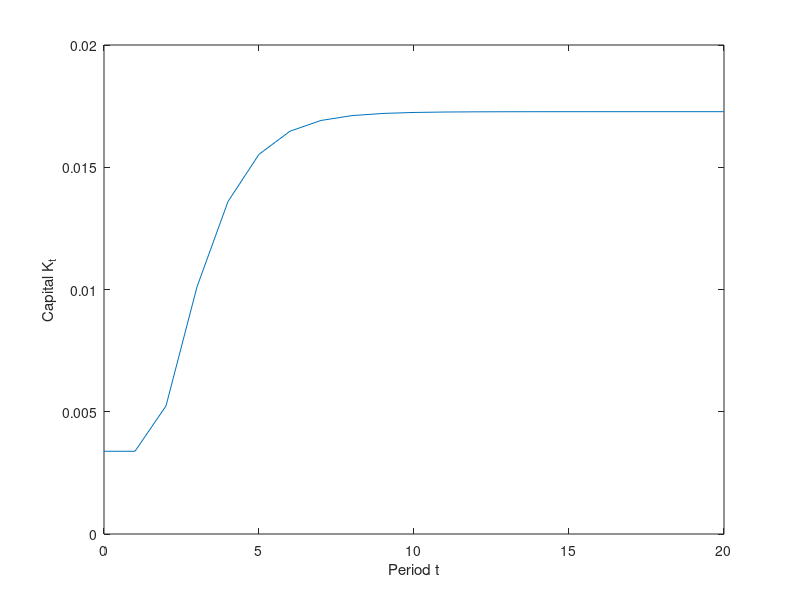
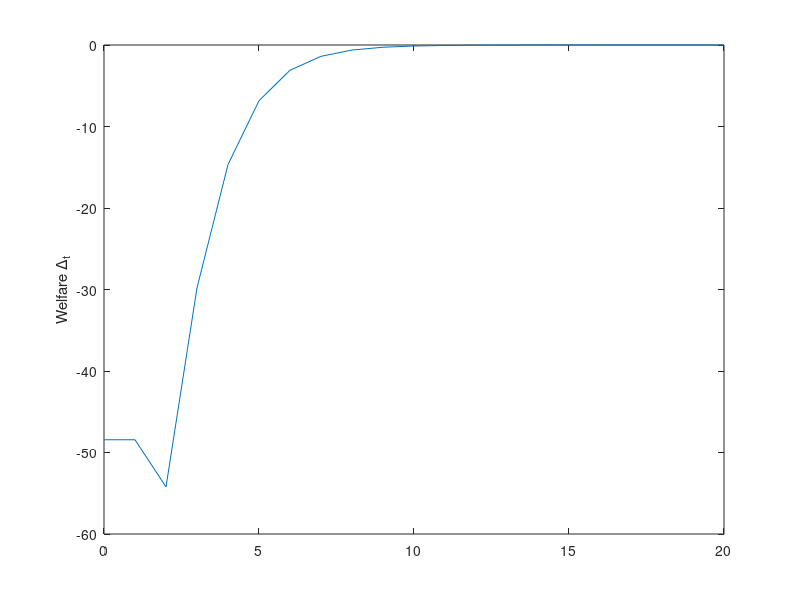

MATLAB code to generate these figures, in order:
function problem_P6_1();
% 
%	Chapter 6.3.2 PAYG System
%   Author: Burkhard Heer
%   Last Change: June 5, 2019
%
%   Sensitivity Analysis: Computes the case for an intertemporal elasticity
%                           of substitution IES=0.5
%   Exercise, see youtube video tutorial
%


clc;
close all;

%
% Step 1: Parameterization 
%

ls=0.3;			% labor supply
alpha=0.36;		% production elasticity of capital
beta0=0.40;		% discount factor 
n=0.1;			% population growth rate
nt=20;          % number of transition periods
sigma0 = 2.0;   % coefficient of relative risk aversion
% disutility parameters: see Example 2
nu0=257.15;
nu1=0.3;
delta=0.5;
%
% Step 2:   Computaion of the steady state for the
%           case 1: no pension
%
tau=0;

par.ls = ls;
par.alpha = alpha;
par.beta0 = beta0;
par.n = n;
par.nu0 = nu0
par.nu1 = nu1;
par.tau = tau;
par.nt = nt;
par.sigma0 = sigma0;
par.delta=delta;


% compute a grid for the solution for various k
% eq. (6.19)
kmin=0.001;
kmax=5.0;
nk=1000;
k=linspace(kmin,kmax,nk);
yk=zeros(nk,1);

for i=1:1:nk
    par.i = i;
	yk(i)=ksteady(k(i),par);
	i
    yk(i)
end

clc;
yk = abs(yk);
% minimum of yk as starting value
[M, I] = min(yk)

kinitial = k(I);
kss = fsolve(@(x)ksteady(x,par),kinitial);

disp('ksteady(kss,par) ');
ksteady(kss,par)
kss
yss=kss^(alpha)*ls^(1-alpha)

rss = interest(kss,ls,par);
wss = wage(kss,ls,par);
c1ss = ( (1-tau)+ (1+n)/(1+rss)*tau) *wss*ls / ( 1 +beta0^(1/sigma0) * (1+rss)^(1/sigma0-1)  ) ;
c2ss=beta0^(1/sigma0)*c1ss*(1+rss)^(1/sigma0);
utilss=util(c1ss,c2ss,ls,par)


%
% Step 3:   Computaion of the steady state for the
%           case 2: PAYG pension 
% 
tau=0.3;
par.tau = tau;

for i=1:1:nk
    par.i = i;
	yk(i)=ksteady(k(i),par);
	i
    yk(i)
end

clc;
yk = abs(yk);
% minimum of yk as starting value
[M, I] = min(yk)

kinitial = k(I);
kssd = fsolve(@(x)ksteady(x,par),kinitial);

pause;

disp('ksteady(kssd,par) ');
ksteady(kssd,par)
kssd
yssd=kssd^(alpha)*ls^(1-alpha)

rssd = interest(kssd,ls,par);
wssd = wage(kssd,ls,par);
c1ssd = ( (1-tau)+ (1+n)/(1+rssd)*tau) *wssd*ls / ( 1 +beta0^(1/sigma0) * (1+rssd)^(1/sigma0-1)  ) ;
c2ssd = beta0^(1/sigma0)*c1ssd*(1+rssd)^(1/sigma0);
utilssd=util(c1ssd,c2ssd,ls,par);


if sigma0==1
    cec=exp( (utilssd-utilss)/(1+beta0) )-1
else
    cec=(utilssd-utilss)/( c1ss^(1-sigma0)/(1-sigma0) + beta0 * c2ss^(1-sigma0)/(1-sigma0) );
    cec=cec+1;    
    cec = cec^(1/(1-sigma0))-1
end
pause;

%
% Step 4:
% computation of the dynamics
%
kt=zeros(nt+1,1);
utilt=kt;
periods=linspace(0,nt,21);
kt(1)=kssd;
utilt(1)=utilssd;
cect=zeros(nt+1,1);

cec=(utilssd-utilss)/( c1ss^(1-sigma0)/(1-sigma0) + beta0 * c2ss^(1-sigma0)/(1-sigma0) );
cec=cec+1;    
cec = cec^(1/(1-sigma0))-1;
cect(1)=cec;


tau0=0.3;
par.tau0 = tau0;    % social security rate in period t
tau1=0.3;           % social security rate in period t+1
par.tau1 = tau1;
for i=1:1:nt
    if i==2 
        tau1=0; % first generation still has to pay contributions for pension of the old
                % but will not receive a pension itself
        par.tau1 = tau1;
    elseif i==3
        tau0=0;     % generation born in period t=2 (corresponding to i=3) is the first generation
                    % that does not pay social security contributions
        par.tau0=tau0;
    end	 
	k0=kt(i);
    par.k0 = k0;
    k1 = fsolve(@(x)kdyn(x,par),k0); 
	d0 = tau0*wage(k0,ls,par)*ls;   % social security contribution in period t=i-1
    d1 = tau1*wage(k1,ls,par)*ls;   % social security contribution in period t+1 = i
    
    c1 = (1-tau0)*wage(k0,ls,par) *ls+ (1+n)*d1/(1+interest(k1,ls,par));
    c1 = c1 / (1 + beta0^(1/sigma0)*(1+interest(k1,ls,par))^(1/sigma0-1));
        
	c2=beta0^(1/sigma0)*c1*(1+interest(k1,ls,par))^(1/sigma0);
    
    
	utilt(i+1) = util(c1,c2,ls,par);
    
    cec=(util(c1,c2,ls,par)-utilss)/( c1ss^(1-sigma0)/(1-sigma0) + beta0 * c2ss^(1-sigma0)/(1-sigma0) );
    cec=cec+1;    
    cec = cec^(1/(1-sigma0))-1;
    
	cect(i+1) = cec;
    kt(i+1)=k1;
end

clc;


save Ch6_social_security_IES05;

figure
plot(periods,kt);
xlabel('Period t');
ylabel('Capital K_t');
pause;

figure
plot(periods,cect*100);
ylabel('Welfare \Delta_t');

end

%%%%%%%%%%%%%%%%%%%%%%%%%%%%%%%%%%%%%%%%%%%%%%%%%%%%%%%%%%%%%%%%%%%%%%%%%%%
%% AUXILIARY FUNCTIONS
%%%%%%%%%%%%%%%%%%%%%%%%%%%%%%%%%%%%%%%%%%%%%%%%%%%%%%%%%%%%%%%%%%%%%%%%%%%



%% interest rate 
function [y] = interest(k,l,par)
    alpha = par.alpha;
	y=alpha*k^(alpha-1)*l^(1-alpha)-par.delta;
end

%% wage 
function [w] = wage(k,l,par)
    alpha = par.alpha;
	w=(1-alpha)*k^alpha*l^(-alpha);
end


% procedure that computes k_t+1 given k_t*/
% input: k1 - next period capital stock 
% output: the value of the equilibrium condition
function [y] =  kdyn(x,par)
    beta0 = par.beta0;
	n = par.n;
    ls = par.ls;
    tau0 = par.tau0;
    tau1 = par.tau1;     
    sigma0 = par.sigma0;
    k1 = x;
    k0 = par.k0;
    w0=wage(k0,ls,par);
    r1=interest(k1,ls,par);
	d1=tau1*wage(k1,ls,par)*ls;
	y=k1*(1+n)-(1-tau0)*w0*ls*beta0^(1/sigma0)*(1+r1)^(1/sigma0-1)/(1+beta0^(1/sigma0)*(1+r1)^(1/sigma0-1));
    y = y + (1+n)*d1 / (1+r1+beta0^(1/sigma0)*(1+r1)^(1/sigma0) );
    
end

%% ksteady: eq. (6.19) 
function [y] = ksteady(k0,par)
    
    tau = par.tau;
    ls = par.ls;
    i = par.i;
    n = par.n;
    beta0 = par.beta0;
    sigma0 = par.sigma0;
    
	w=wage(k0,ls,par);
	r=interest(k0,ls,par);
	
	y=k0*(1+n)-(1-tau)*w*ls*beta0^(1/sigma0)*(1+r)^(1/sigma0-1)/ ( 1+ beta0^(1/sigma0)*(1+r)^(1/sigma0-1));
	y = y + (1+n)*tau*w*ls/ (1+ r+beta0^(1/sigma0)*(1+r)^(1/sigma0) );
    
end

%% util: lifetime utility 
function[y] = util(c1,c2,l1,par)
	sigma0 = par.sigma0;
    beta0 = par.beta0;
    nu0 = par.nu0;
    nu1 = par.nu1;
    if nu1==1
        y = ln(c1)+beta0*ln(c2)- nu0 * l1^(1+1/nu1)/(1+1/nu1);
    else
	y = c1^(1-sigma0)/(1-sigma0) + beta0 * c2^(1-sigma0)/(1-sigma0) - nu0 * l1^(1+1/nu1)/(1+1/nu1);
    end
end
